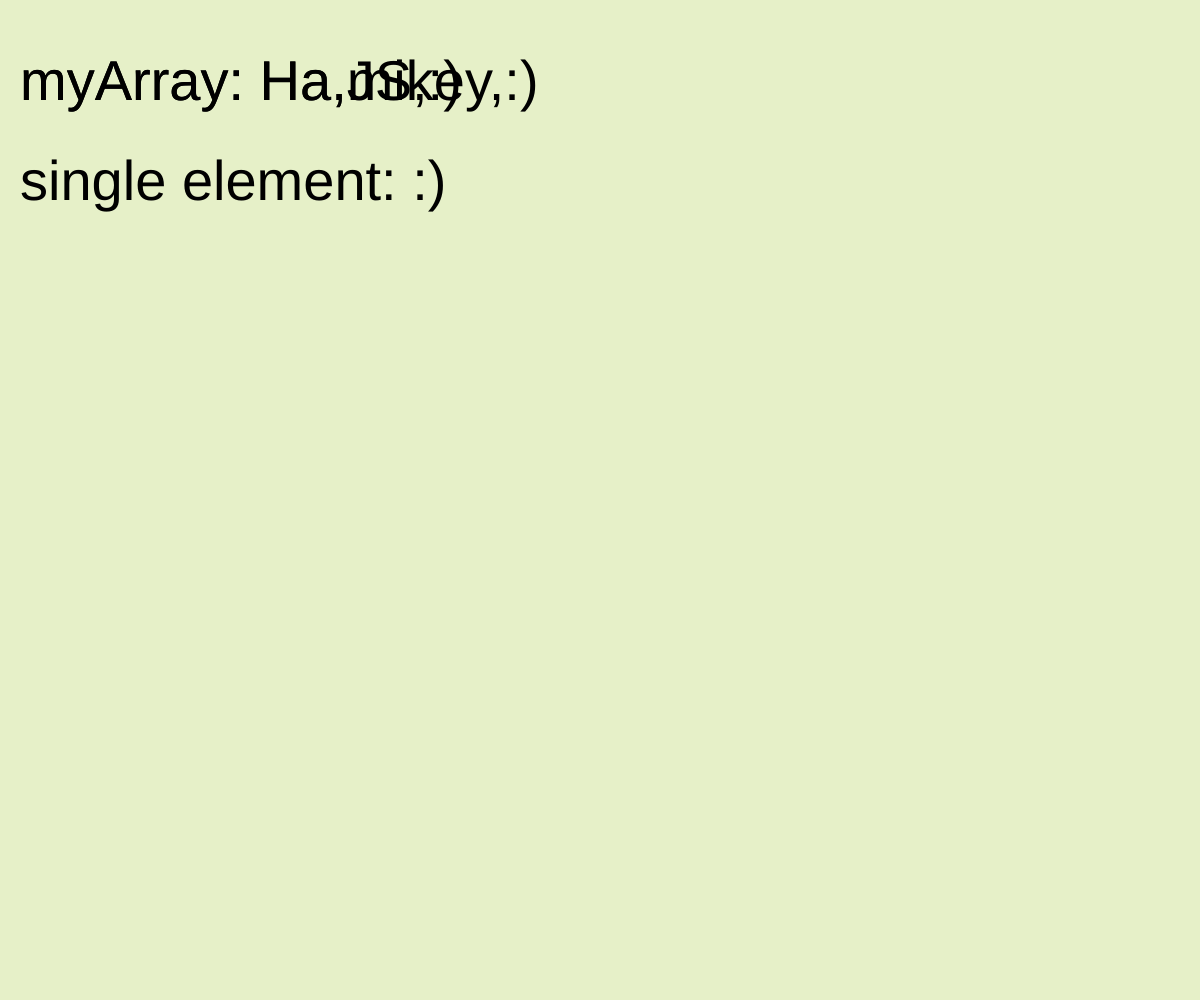
Frame 1 (no input)
Frame 60 (no input): identical to frame 1, image omitted
Frame 120 (the mouse pressed at the canvas centre since frame 60): identical to frame 1, image omitted

The p5.js sketch that drew this single still picture (run headless with seeded random() and noise() and a simulated clock; from frame 60 on, the mouse is pressed at the canvas centre):

// p5.js sketch
// ── sketch.js



// create a filled, array
// in this case, we have placed in integers
let myArray = ["Ha", "JS", ":)"];

let bg_color;

function setup() {
    createCanvas(windowWidth,windowHeight);
    bg_color = color(230, 240, 200);
    background(bg_color);

    textSize(56);

    text("myArray: " + myArray, 20, 100);

    // I want to replace the element at index:1 with the string "mikey"
    myArray[1] = "mikey";

    text("myArray: " + myArray, 20, 100);


    // Pull a single element/item out of the array
    text("single element: " + myArray[2], 20, 200);
}

function draw() {

}
